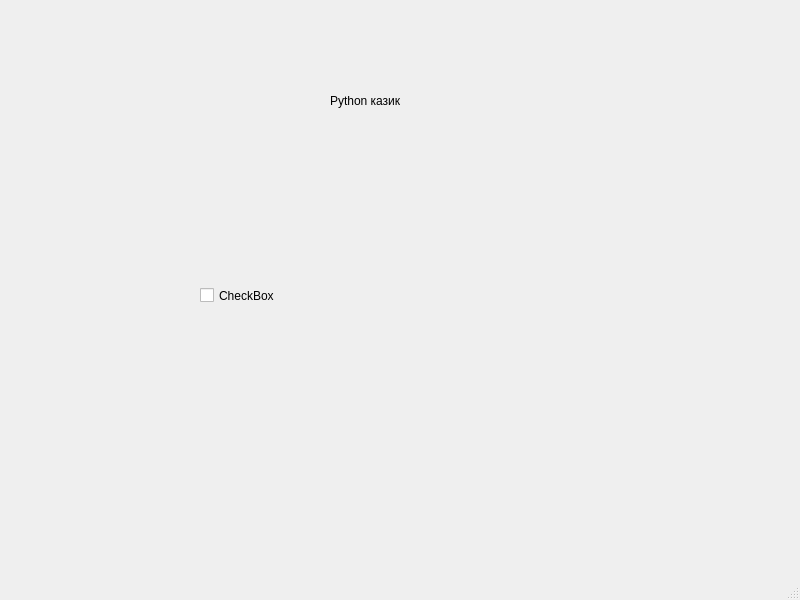
<?xml version="1.0" encoding="UTF-8"?>
<ui version="4.0">
 <class>MainWindow</class>
 <widget class="QMainWindow" name="MainWindow">
  <property name="geometry">
   <rect>
    <x>0</x>
    <y>0</y>
    <width>800</width>
    <height>600</height>
   </rect>
  </property>
  <property name="windowTitle">
   <string>Test</string>
  </property>
  <widget class="QWidget" name="centralwidget">
   <widget class="QLabel" name="label">
    <property name="geometry">
     <rect>
      <x>330</x>
      <y>60</y>
      <width>121</width>
      <height>81</height>
     </rect>
    </property>
    <property name="text">
     <string>Python казик</string>
    </property>
   </widget>
   <widget class="QCheckBox" name="checkBox">
    <property name="geometry">
     <rect>
      <x>200</x>
      <y>240</y>
      <width>141</width>
      <height>111</height>
     </rect>
    </property>
    <property name="text">
     <string>CheckBox</string>
    </property>
   </widget>
  </widget>
  <widget class="QMenuBar" name="menubar">
   <property name="geometry">
    <rect>
     <x>0</x>
     <y>0</y>
     <width>800</width>
     <height>21</height>
    </rect>
   </property>
  </widget>
  <widget class="QStatusBar" name="statusbar"/>
 </widget>
 <resources/>
 <connections/>
</ui>
